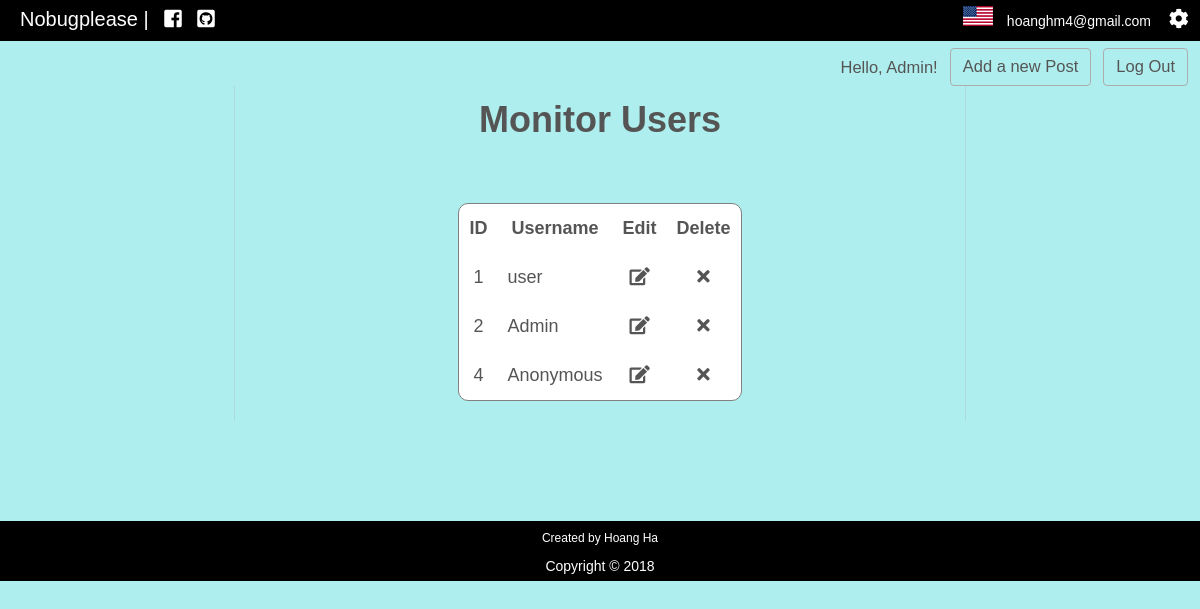
Screenshot of /users_monitor (signed in) with the database file from the repository.
### app/models.py (models this page shows, shortened)
class User(UserMixin, db.Model):
    __tablename__ = 'users'
    first_name = db.Column(db.String(64))
    last_name = db.Column(db.String(64))
    username = db.Column(db.String(64), unique=True)
    email = db.Column(db.Text)
    id = db.Column(db.Integer, primary_key=True)
    password_hash = db.Column(db.String(64))
    role_id = db.Column(db.Integer, db.ForeignKey('roles.id'))
    posts = db.relationship('Post', backref='uploader', lazy='dynamic')
    comments = db.relationship('Comment', backref='uploader', lazy='dynamic')
    pic = db.Column(db.Text)
    approved = db.Column(db.Boolean, default=False)
    @property
    def password(self):
        raise AttributeError('Password is not a readable attribute.')
    def can(self, permission):
        return self.role is not None and (self.role.permission > permission)
    def is_administrator(self):
        return self.role is not None and (self.role.permission > Permissions.full_control)

### app/main/views.py (the view)
@page.route('/users_monitor')
@login_required
@admin_required
def monitor_users():
    users = User.query.all()
    return render_template('back_end/users_monitor.html', users=users)

### app/__init__.py (called while the page is built)
def create_app(config_name):
    app = Flask(__name__)
    app.config.from_object(config[config_name])
    db.init_app(app)
    bootstrap.init_app(app)
    mail.init_app(app)
    from app.main import page as page_blueprint
    app.register_blueprint(page_blueprint)
    def generate_csrf_token():
        if '_csrf_token' not in session:
            random_string = ''
            for i in range(39):
                random_string += str(randint(0,10))
            session['_csrf_token'] = random_string
        return session['_csrf_token']
    app.jinja_env.globals['csrf_token'] = generate_csrf_token
    login_manager.init_app(app)
    @login_manager.user_loader
    def load_user(id):
        return User.query.get(id)
    return app

### app/models.py (called while the page is built)
def permission_required(permission):
    def decorator(f):
        @wraps(f)
        def decorated_function(*args, **kwargs):
            if not current_user.can(permission):
                abort(403)
            return f(*args, **kwargs)
        return decorated_function
    return decorator

### app/templates/back_end/users_monitor.html (shortened to what this page needs)
{% extends "base_with_shortcut.html" %}
{% block body %}
    <div class="container">
        <h1 align="center" style="margin-bottom: 10%;"> Monitor Users </h1>
        <table id="monitor-table">
            <thead>
                <tr>
                    <th>ID</th>
                    <th>Username</th>
                    <th>Edit</th>
                    <th>Delete</th>
                </tr>
            </thead>
            <tbody>
                {% for user in users %}
                <tr>
                    <td>{{user.id}}</td>
                    <td class="username-element">{{user.username}}</td>
                    <td><a href="{{url_for('page.edit_user', id=user.id)}}"><i class="fas fa-edit"></i></a></td>
                    <td><a data-toggle="modal" data-target="#delete-user-{{user.id}}"><i class="fas fa-times"></i></a></td>
                </tr>
                {% endfor %}
            </tbody>
        </table>
    </div>
{% endblock %}

### app/templates/base.html (shortened to what this page needs)
<!DOCTYPE html>
<html lang="en">
<head>
    <link rel="stylesheet" type="text/css" href={{url_for('static', filename='css/bootstrap-utilities.css')}}>
    <link rel="stylesheet" type="text/css" href={{url_for('static', filename='css/bootstrap-btn.css')}}>
    <link rel="stylesheet" type="text/css" href={{url_for('static', filename='css/forms.css')}}>
    <link rel="stylesheet" type="text/css" href={{url_for('static', filename='css/style.css')}}>
    <link rel="stylesheet" href="https://use.fontawesome.com/releases/v5.0.13/css/all.css"
>
</head>
<body>
    <header id="main-header">
        <div id="fb-icon">
            <ul id="top-left-header">
                <li><a href="{{url_for('page.home')}}"> Nobugplease | </a> </li>
                <li><a href="https://www.facebook.com/100002207426125"> <i class="fab fa-facebook-square"></i> </a></li>
                <li><a href="https://github.com/hoanghm"> <i class="fab fa-github-square"></i> </a></li>
                <li><a href="mailto:hoanghm4@gmail.com"> <span id="email-icon"></span></a></li>
            </ul>
        </div>
        <div id="email-section">
            <div class="dropdown">
                {% if session.get('language') == 'vie' %}
                <span class="language-icon"><img class="flag-icon" src="{{url_for('static', filename='images/vn.png')}}"></span>
                <div class="dropdown-language">
                    <a href="{{url_for('page.change_language', lang='eng')}}"><img class="flag-icon" src="{{url_for('static', filename='images/us.png')}}"></a>
                </div>
                {% else %}
                <span class="language-icon"><img class="flag-icon" src="{{url_for('static', filename='images/us.png')}}"></span>
                {% endif %}
            </div>
            <a href="mailto:hoanghm4@gmail.com"> <span id="email-line">hoanghm4@gmail.com</span></a>
            {% if session.get('language') == 'vie' %}
                {% if current_user.is_authenticated %}
                <div class="dropdown">
                    <span id="settings-icon"><i class="fas fa-cog"></i></span>
                    <div class="dropdown-content" id="settings-dropdown">
                        <p style="color: lightblue"> Xin chào, {{current_user.username}}! </p>
                        {% if current_user.is_administrator() %}
                        <p><a href="{{url_for('page.monitor_users')}}"> Quản lý người dùng </a></p>
                        <p><a href="{{url_for('page.posts_monitor')}}"> Quản lý bài đăng </a></p>
                        {% endif %}
                        <p><a href="{{url_for('page.change_profile_pic')}}"> Quản lý Profile </a></p>
                        <p><a href="{{url_for('page.change_password')}}"> Đổi mật khẩu </a></p>
                        <p><a href="{{url_for('page.change_email')}}"> Đổi email khôi phục </a></p>
                    </div>
                </div>
                {% endif %}
            {% else %}
                {% if current_user.is_authenticated %}
                <div class="dropdown">
                    <span id="settings-icon"><i class="fas fa-cog"></i></span>
                </div>
                {% endif %}
            {% endif %}
        </div>
    </header>
        <ul id="login">
            {% if session.get('language') == 'vie' %}
                {% if current_user.is_authenticated %}
                    <li><a href="{{url_for('page.page_logout')}}"> <input class="btn btn-default" style="font-family: Calibri, sans-serif; font-size: 16.5px" type="button" value="Đăng xuất"> </a></li>
                    <li><a href="{{url_for('page.add_post')}}"> <input class="btn btn-default" style="font-family: Calibri, sans-serif; font-size: 16.5px" type="button" value="Thêm bài viết"> </a></li>
                    <li id="greeting-message"> Xin chào, {{current_user.username}}! </li>
                {% else %}
                <li><a href="{{url_for('page.signup')}}"> <input class="btn btn-default" style="font-family: Calibri, sans-serif; font-size: 16.5px" type="button" value="Đăng ký"> </a></li>
                <li id="login-button"><a href="{{url_for('page.page_login')}}"> Đăng nhập </a></li>
                {% endif %}
            {% else %}
                {% if current_user.is_authenticated %}
                    <li><a href="{{url_for('page.page_logout')}}"> <input class="btn btn-default" style="font-family: Calibri, sans-serif; font-size: 16.5px" type="button" value="Log Out"> </a></li>
                    <li><a href="{{url_for('page.add_post')}}"> <input class="btn btn-default" style="font-family: Calibri, sans-serif; font-size: 16.5px" type="button" value="Add a new Post"> </a></li>
                    <li id="greeting-message"> Hello, {{current_user.username}}! </li>
                {% else %}
                <li><a href="{{url_for('page.signup')}}"> <input class="btn btn-default" style="font-family: Calibri, sans-serif; font-size: 16.5px" type="button" value="Sign Up"> </a></li>
                <li id="login-button"><a href="{{url_for('page.page_login')}}"> Log in </a></li>
                {% endif %}
            {% endif %}
        </ul>
{% block body %}
{%- endblock body %}
<footer id="main-footer">
        <p>Created by <a href="https://www.facebook.com/100002207426125">Hoang Ha</a></p>
        <p id="copy-right">Copyright &copy; 2018</p>
</footer>
</body>
</html>

### app/static/css/forms.css (style rules this page uses)
#monitor-table { border-spacing: 0; margin: auto; background-color: white; border-radius: 10px; border: grey 1px solid; }
#monitor-table tbody tr td, #monitor-table thead tr th { padding: 10px; }
#monitor-table th, #monitor-table td, .posts-table td { padding: 5px 5px 0 0; text-align: center; }
#monitor-table .username-element, .posts-table .post-name-element { text-align: left; }

### app/static/css/style.css (style rules this page uses)
* { margin: 0; padding: 0; }
a { text-decoration: none; font-family: Calibri, Helvetica, sans-serif; color: #555; }
body { background-color: paleturquoise; color:#555; font-family:Calibri, Helvetica, sans-serif; font-size:18px; line-height:1.6em; margin:0; padding: 0; }
#main-header { position: fixed; top: 0; width: 100%; background-color: black; font-size: 14px; padding: 5px 20px; margin:0; }
#fb-icon { text-align: left; display: inline; }
#fb-icon a { color: white; font-size: 20px; }
#top-left-header { list-style: none; display: inline; padding-left: 0; }
#top-left-header li { list-style: none; display: inline; padding-right: 10px; }
.language-icon { display: inline; margin-top: 20px; margin-right: 10px; }
#email-section { display: inline; float: right; margin-right: 2.6%; }
#email-line { font-family: Arial, sans-serif; }
#account-icon, #settings-icon { color: white; display: none; font-size: 20px; }
#settings-icon { margin-left: 10px; display: inline; }
#email-section a { color: white; }
#main-footer, #main-footer a { background-color: black; text-align: center; color: white; height: auto; padding-top: 3px; margin-top: 100px; margin-bottom: 0; font-size: 12px; font-family: Arial, sans-serif; }
#copy-right { font-size: 14px; }
#login, #comment-toolbar { list-style: none; margin-top: 3%; }
#login li, #comment-toolbar li { display: inline; padding-left: 0; float: right; font-size: 16.5px; margin-right: 12px; }
#greeting-message, #login-button { padding-top: 5px; }
.container, .comment-container { max-width: 690px; margin:auto; border-right: 1px lightblue solid; border-left: 1px lightblue solid; padding: 20px; color: #555; }
.dropdown { position: relative; display: inline-block; }
@media (max-width: 1400px) { #login { margin-top: 4%; } }

### rows the page displays
User: username "Admin", id "2"
User: id "1", username "user"
User: id "4", username "Anonymous"
